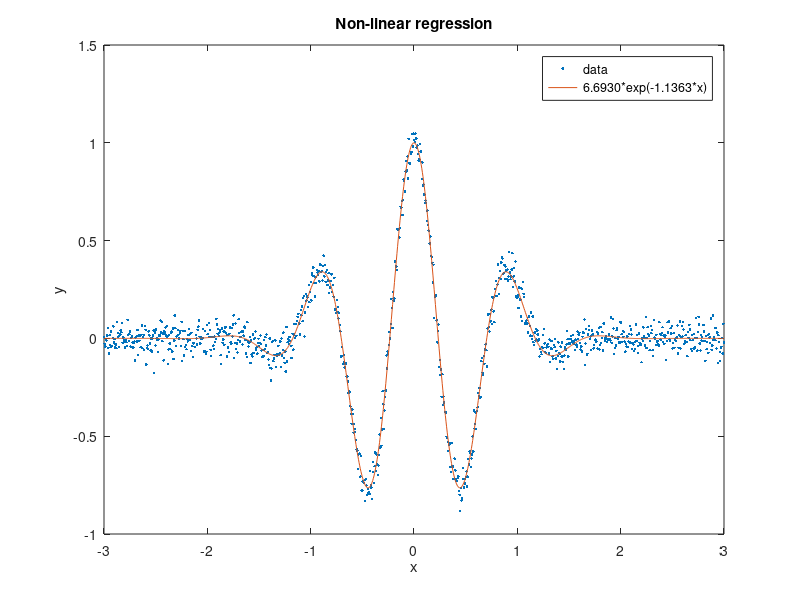
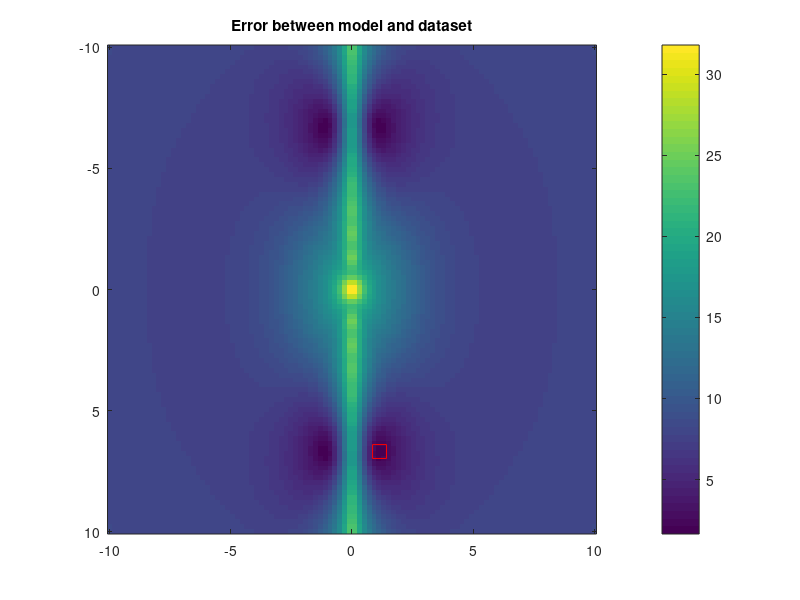

The MATLAB source for these figures, in order: (Note: this script raises an error after producing the figures.)
%% Matlab Programming Assignment (By Patrice Harapeti)

%% Background
% Linear Regression and Minimisation.

%% Setup
clc; clear; close all;

%% Part One : Linear Regression

% Define given dataset
x = linspace(-1, 1, 1e3) * 3;
y = cos(x * 5 * (1+rand(1))) .* exp(-(x * (1+rand(1))) .^ 2) ...
    + randn(size(x)) * 0.05;

% Define a lambda for model function which behaves like the actual data
% ...where p(1) is k
% ...where p(2) is w
modelFunction = @(p) cos(p(1) * x) .* exp(-((p(2) * x) .^2));

% Generate lamda for error function which returns the error between the
% model function and the actual data (based on the parameters passed in)
errorFunction = @(p) norm(y - modelFunction(p));

% Minimise error function providing an appropriate parameter estimate
p = fminsearch(errorFunction, [1 2]);

% Upack parameters returned by fminsearch which define the parameters that
% minimise the error function
kOptimum = p(1);
wOptimum = p(2);

% Generate fitted function
yFitted = modelFunction(p);

% Plot and decorate the actual dataset, and the modelled function
figure(1);
plot(x, y, '.', x, yFitted, '-');
title('Non-linear regression');
legend('data', sprintf('%0.4f*exp(-%0.4f*x)', kOptimum, wOptimum));
xlabel('x');
ylabel('y');

%% Part Two : Minimisation

% Generate domain for k and w values
k = linspace(-10, 10, 100);
w = linspace(-10, 10, 100);

% Calculate error over the k, w domain
errorArray = nan([length(k), length(w)]);
for i = 1:length(k)
    for j = 1:length(w)
        kVal = k(:, i);
        wVal = w(:, j);

        errorArray(i, j) = errorFunction([kVal, wVal]);
    end
end

% Use 2D plot to visualise the magnitude of the error and identify minima
% Four minima found based on symmetry of dataset
figure(2);
imagesc(w, k, errorArray);
hold on;

% Plot minima of error function onto the 2D plot
plot3(wOptimum, kOptimum, 0, '-s', 'MarkerSize', 10,...
    'MarkerEdgeColor', 'red');
hold off;

% Decorate 2D plot
colorbar;
axis('image');
title('Error between model and dataset');
subtitle('Smaller the error, the more accurate the fit');
xlabel('w');
ylabel('k');
